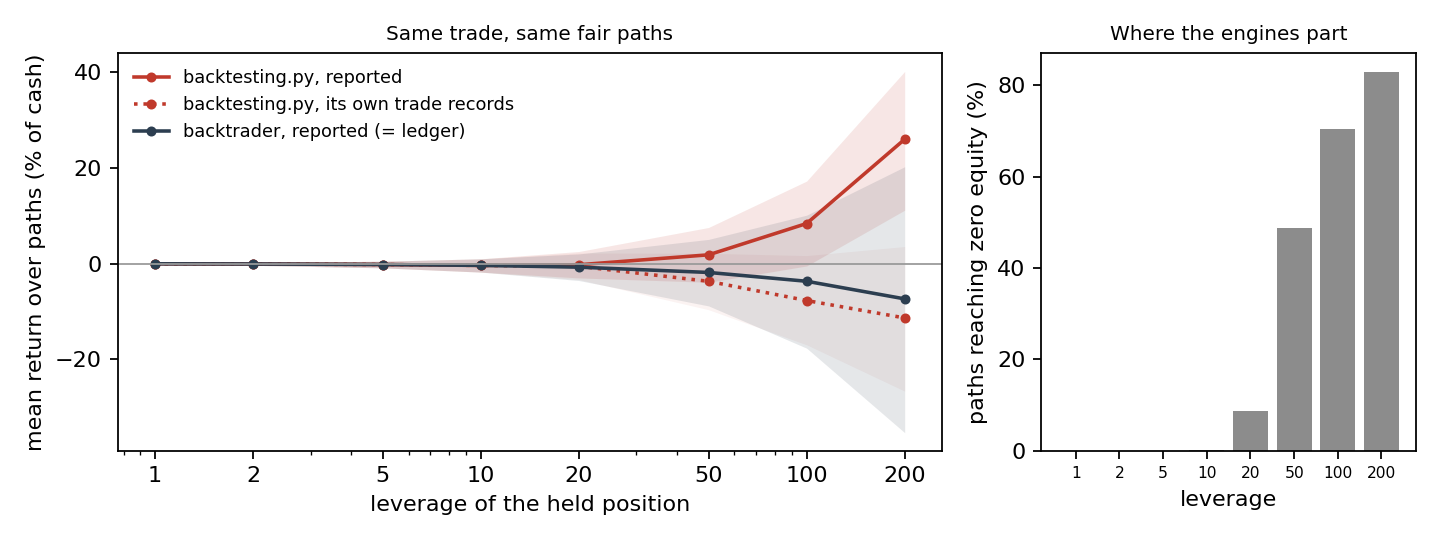

This chart was generated by the following Python code:
"""Figure (exploratory): mean reported return against leverage for the same trade in two engines and the ledger, 2,000 fair placebo
paths, with 95% bootstrap bands; and the share of paths that reach zero. Writes fig_engines.pdf and fig_engines.png."""
from pathlib import Path

import matplotlib

matplotlib.use("Agg")
import matplotlib.pyplot as plt
import numpy as np
import pandas as pd

HERE = Path(__file__).resolve().parent
df = pd.read_csv(HERE / "engines_pilot.csv")
LEVS = sorted(df.L.unique())
P = df.path.nunique()
rng = np.random.default_rng(3)
idx = rng.integers(0, P, size=(2000, P))


def band(col):
    m = np.stack([df[df.L == L].sort_values("path")[col].to_numpy() for L in LEVS]) * 100
    bs = m[:, idx].mean(axis=2)
    return m.mean(axis=1), np.quantile(bs, 0.025, axis=1), np.quantile(bs, 0.975, axis=1)


fig, (ax, ax2) = plt.subplots(1, 2, figsize=(9.0, 3.4), gridspec_kw=dict(width_ratios=[2.2, 1]))
series = [("btpy_rep", "backtesting.py, reported", "#c0392b", "-"), ("btpy_book", "backtesting.py, its own trade records", "#c0392b", ":"),
          ("bt_rep", "backtrader, reported (= ledger)", "#2c3e50", "-")]
for col, lab, c, ls in series:
    m, lo, hi = band(col)
    ax.plot(LEVS, m, ls, color=c, marker="o", ms=3.5, lw=1.6, label=lab)
    ax.fill_between(LEVS, lo, hi, color=c, alpha=0.12 if ls == "-" else 0.06, lw=0)
ax.axhline(0, color="0.6", lw=0.8)
ax.set_xscale("log")
ax.set_xticks(LEVS)
ax.set_xticklabels([str(L) for L in LEVS])
ax.set_xlabel("leverage of the held position")
ax.set_ylabel("mean return over paths (% of cash)")
ax.legend(frameon=False, fontsize=8, loc="upper left")
ax.set_title("Same trade, same fair paths", fontsize=9)
zero = [df[df.L == L].ref_hit.mean() * 100 for L in LEVS]
ax2.bar(range(len(LEVS)), zero, color="0.55")
ax2.set_xticks(range(len(LEVS)))
ax2.set_xticklabels([str(L) for L in LEVS], fontsize=7)
ax2.set_xlabel("leverage")
ax2.set_ylabel("paths reaching zero equity (%)")
ax2.set_title("Where the engines part", fontsize=9)
fig.tight_layout()
fig.savefig(HERE / "fig_engines.pdf")
fig.savefig(HERE / "fig_engines.png", dpi=160)
print("written fig_engines.pdf / .png")
